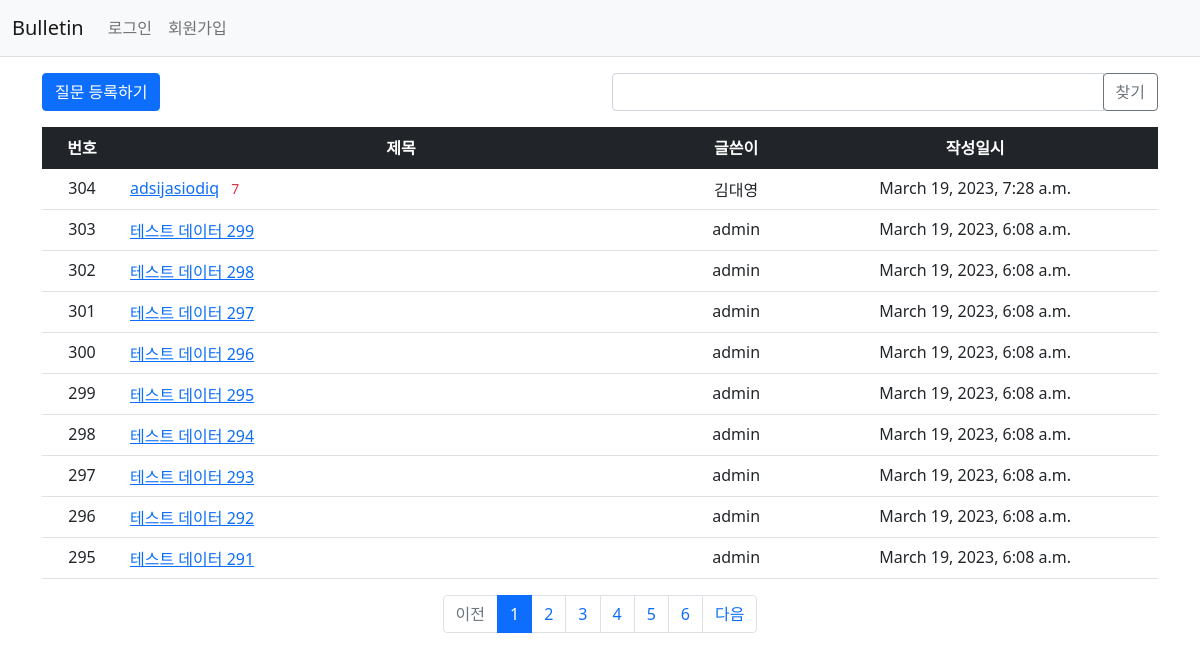
The app's page /bulletin/ with its own data.
### bulletin/models.py (models this page shows, shortened)
class Question(models.Model):
    subject = models.CharField(max_length=255)
    content = models.TextField()
    author = models.ForeignKey(User, on_delete=models.CASCADE, related_name='author_question')
    voter = models.ManyToManyField(User, related_name='voter_question')
    modified_date = models.DateTimeField(null=True, blank=True)
    create_date = models.DateTimeField()

### bulletin/views.py (the view, shortened to what this page needs)
# urls.py: path('', views.index, name='index'),
def index(request: HttpRequest):
    page = request.GET.get('page', '1')
    kw = request.GET.get('kw', '')
    question_list = Question.objects.order_by('-create_date')
    paginator = Paginator(question_list, 10)
    page_obj = paginator.get_page(page)
    context = {
        'question_list': page_obj,
        'page': page,
        'kw': kw
    }
    return render(request, 'bulletin/question_list.html', context)

### bulletin/templatetags/bulletin_filter.py (called while the page is built)
@register.filter
def sub(value, arg):
    return value - arg

### bulletin/templates/bulletin/question_list.html (shortened to what this page needs)
{% extends 'base.html' %}
{% load bulletin_filter %}
{% block content %}
<div class="container my-3">
    <div class="row my-3">
        <div class="col-6">
            <a href="{% url 'bulletin:question_create' %}" class="btn btn-primary">질문 등록하기</a>
        </div>
        <div class="col-6">
            <div class="input-group">
                <input type="text" id="search_kw" class="form-control" value="{{ kw|default_if_none:'' }}">
                <div class="input-group-append">
                    <button class="btn btn-outline-secondary" type="button" id="btn_search">찾기</button>
                </div>
            </div>
        </div>
    </div>
    <table class="table">
        <thead>
        <tr class="text-center table-dark">
            <th>번호</th>
            <th style="width: 50%">제목</th>
            <th>글쓴이</th>
            <th>작성일시</th>
        </tr>
        </thead>
        <tbody>
        {% if question_list %}
        {% for question in question_list %}
        <tr class="text-center">
            <td>
                {{ question_list.paginator.count|sub:question_list.start_index|sub:forloop.counter0|add:1 }}
            </td>
            <td class="text-start">
                <a href="{% url 'bulletin:detail' question.id %}">{{ question.subject }}</a>
                {% if question.answer_set.count > 0 %}
                <span class="text-danger small mx-2">{{ question.answer_set.count }}</span>
            {% endif %}
            </td>
            <td>{{ question.author.username }}</td>
            <td>{{ question.create_date }}</td>
        </tr>
        {% endfor %}
        {% else %}
        <tr>
            <td colspan="4">질문이 없습니다.</td>
        </tr>
        {% endif %}
        </tbody>
    </table>
    <ul class="pagination justify-content-center">
        {% if question_list.has_previous %}
        <li class="page-item">
            <a class="page-link" data-page="{{ question_list.previous_page_number }}" href="javascript:void(0)">이전</a>
        </li>
        {% else %}
        <li class="page-item disabled">
            <a class="page-link" tabindex="-1" aria-disabled="true" href="#">이전</a>
        </li>
        {% endif %}
        {% for page_number in question_list.paginator.page_range %}
        {% if page_number >= question_list.number|add:-5 and page_number <= question_list.number|add:5 %}
        {% if page_number == question_list.number %}
        <li class="page-item active" aria-current="page">
            <a class="page-link" data-page="{{ page_number }}" href="javascript:void(0)">{{ page_number }}</a>
        </li>
        {% else %}
        <li class="page-item">
            <a class="page-link" data-page="{{ page_number }}" href="javascript:void(0)">{{ page_number }}</a>
        </li>
        {% endif %}
        {% endif %}
        {% endfor %}
        {% if question_list.has_next %}
        <li class="page-item">
            <a class="page-link" data-page="{{ question_list.next_page_number }}" href="javascript:void(0)">다음</a>
        </li>
        {% else %}
        <li class="page-item disabled">
            <a class="page-link" tabindex="-1" aria-disabled="true" href="#">다음</a>
        </li>
        {% endif %}
    </ul>
</div>
{% endblock %}

### bulletin/templates/base.html (shortened to what this page needs)
{% load static %}
<html lang="ko">
<head>
    <link rel="stylesheet" type="text/css" href="{% static 'bootstrap.min.css' %}">
    <link rel="stylesheet" type="text/css" href="{% static 'style.css' %}">
</head>
<body>
{% include 'navbar.html' %}
{% block content %}
{% endblock %}
</body>
</html>

### bulletin/templates/navbar.html (shortened to what this page needs)
<nav class="navbar navbar-expand-lg navbar-light bg-light border-bottom">
    <div class="container-fluid">
        <a class="navbar-brand" href="{% url 'bulletin:index' %}">Bulletin</a>
        <div class="collapse navbar-collapse" id="navbarSupportedContent">
            <ul class="navbar-nav me-auto mb-2 mb-lg-0">
                <li class="nav-item">
                    {% if user.is_authenticated %}
                    <a class="nav-link" href="{% url 'common:logout' %}">{{ user.username }} (로그아웃)</a>
                    {% else %}
                    <a class="nav-link" href="{% url 'common:login' %}">로그인</a>
                    {% endif %}
                </li>
                <li>
                    {% if not user.is_authenticated %}
                    <a class="nav-link" href="{% url 'common:signup' %}">회원가입</a>
                    {% endif %}
                </li>
            </ul>
        </div>
    </div>
</nav>

### records on screen
Question: paginator.count|sub "304", subject "adsijasiodiq", answer_set.count "7", author.username "김대영", create_date "March 19, 2023, 7:28 a.m."
Question: paginator.count|sub "303", subject "테스트 데이터 299", author.username "admin", create_date "March 19, 2023, 6:08 a.m."
Question: paginator.count|sub "302", subject "테스트 데이터 298", author.username "admin", create_date "March 19, 2023, 6:08 a.m."
Question: paginator.count|sub "301", subject "테스트 데이터 297", author.username "admin", create_date "March 19, 2023, 6:08 a.m."
Question: paginator.count|sub "300", subject "테스트 데이터 296", author.username "admin", create_date "March 19, 2023, 6:08 a.m."
Question: paginator.count|sub "299", subject "테스트 데이터 295", author.username "admin", create_date "March 19, 2023, 6:08 a.m."
Question: paginator.count|sub "298", subject "테스트 데이터 294", author.username "admin", create_date "March 19, 2023, 6:08 a.m."
Question: paginator.count|sub "297", subject "테스트 데이터 293", author.username "admin", create_date "March 19, 2023, 6:08 a.m."
Question: paginator.count|sub "296", subject "테스트 데이터 292", author.username "admin", create_date "March 19, 2023, 6:08 a.m."
Question: paginator.count|sub "295", subject "테스트 데이터 291", author.username "admin", create_date "March 19, 2023, 6:08 a.m."

### other values on screen
{{ page_number }} "1"
{{ page_number }} "2" "3" "4" "5" "6"
